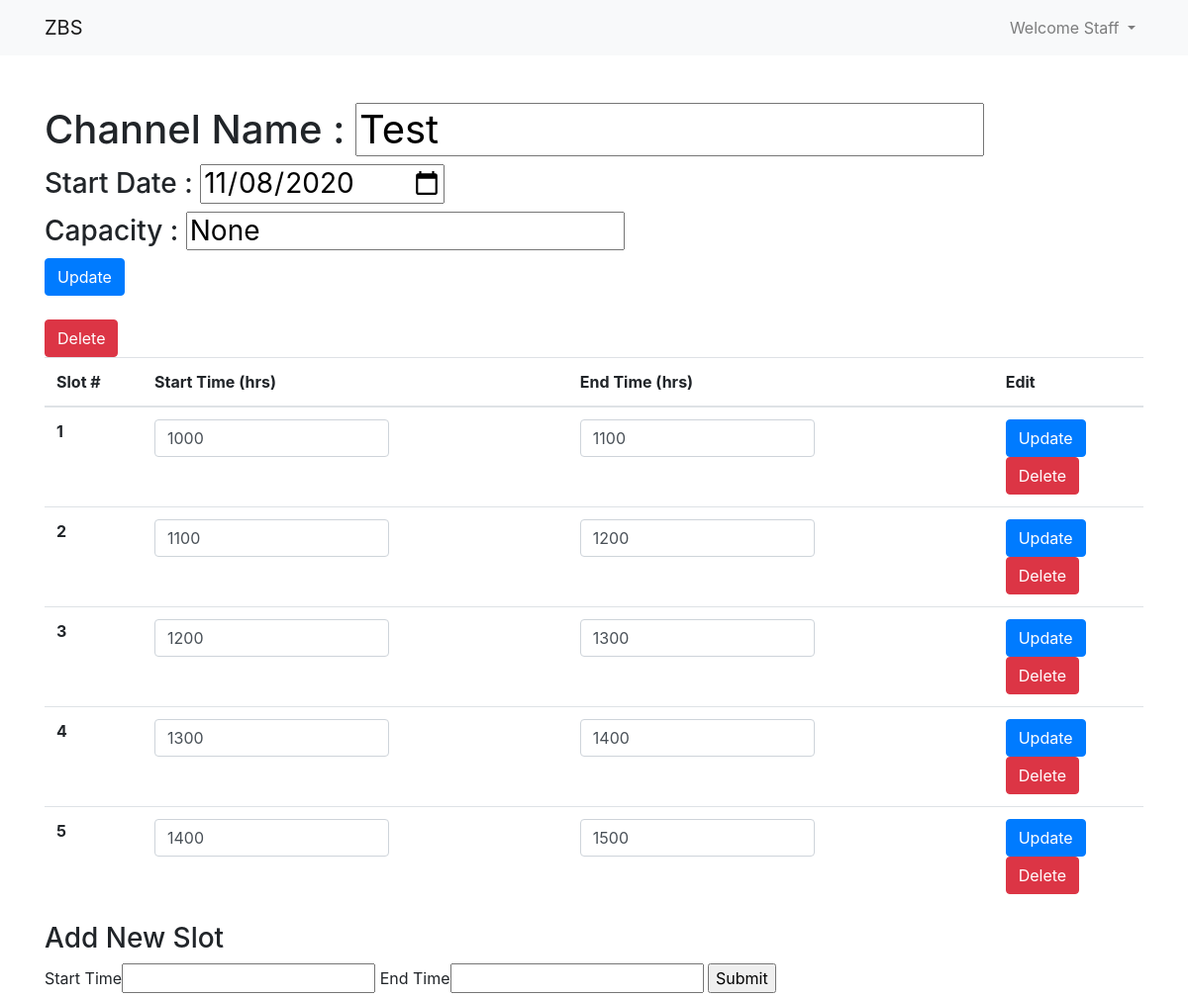
The page /channel/1 (signed in) on the database as committed earlier.
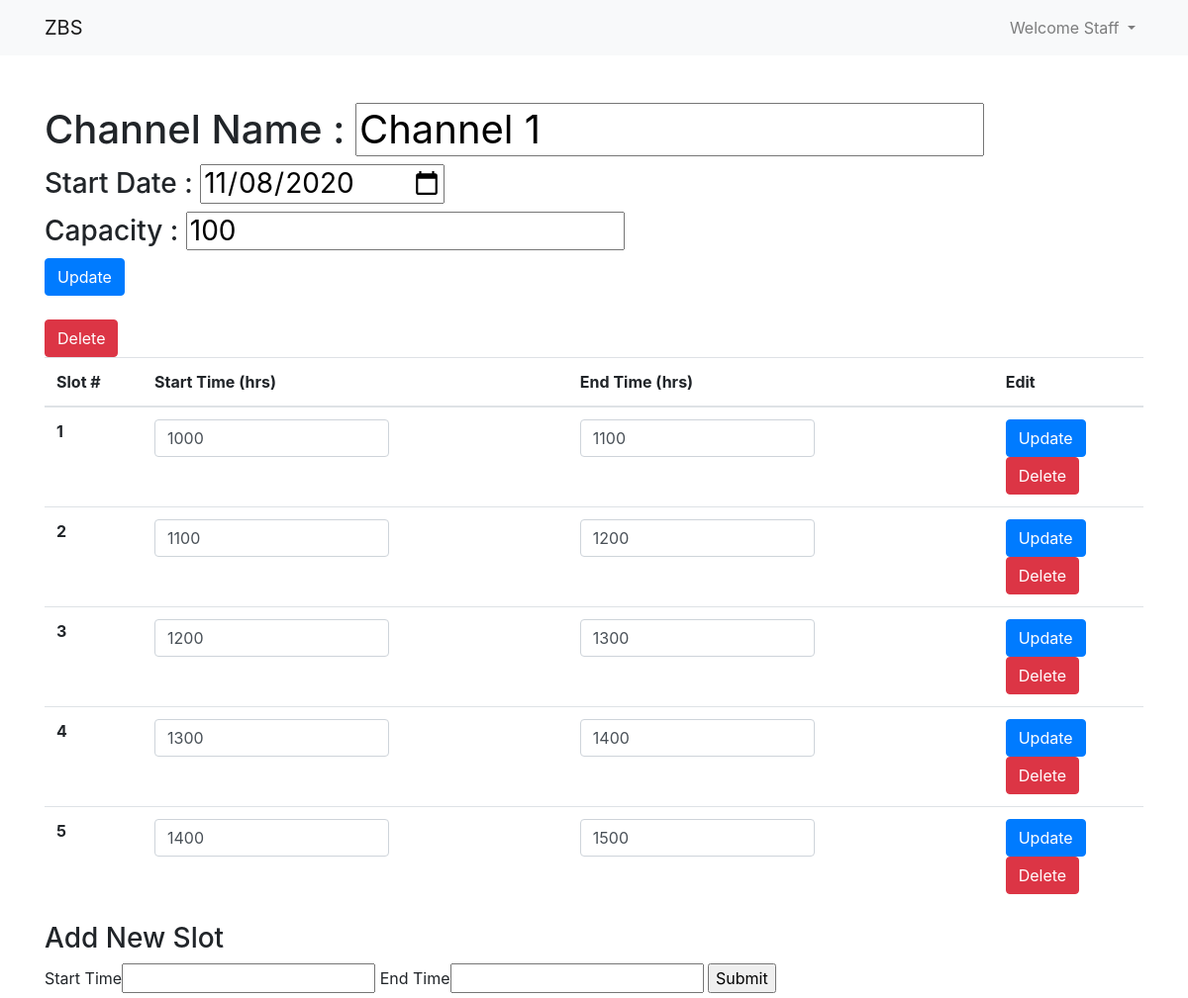
The same page on the database as committed later.
### app.py (models this page shows, shortened)
class Channel(db.Model):
    id = db.Column(db.Integer,primary_key=True)
    name = db.Column(db.String(50))
    capacity = db.Column(db.Integer)
    start_date = db.Column(db.Date)
    slots = db.relationship('Slot', backref='channel')
    bookings = db.relationship('Booking', backref='channel')

### app.py (the view, shortened to what this page needs)
@app.route('/channel/<int:id>', methods=["POST","GET"])
def channel(id):
    channel = Channel.query.filter_by(id=id).first()
    form = CreateSlotForm()
    if channel is not None:
        return render_template('channel.html', channel=channel, form=form)
    else:
        print('Channel Not Found')
        return redirect('/')

### forms.py
class CreateSlotForm(FlaskForm):
    channel_id = HiddenField()
    start_time = StringField("Start Time", validators=[DataRequired()])
    end_time = StringField('End Time', validators=[DataRequired()])
    submit = SubmitField('Submit')

### app.py (called while the page is built)
@login_manager.user_loader
def load_user(user_id):
    return User.query.get(user_id)

### templates/channel.html (shortened to what this page needs)
{% extends 'base.html' %}
{% block body %}
<div class="container mt-5">
    {% if current_user.type == 2 %}
    <h1>Channel Name : {{ channel.name }}</h1>
    <h3>Start Date : {{ channel.start_date }}</h3>
    <h3>Capacity : {{ channel.capacity }}</h3>
    <input id="c_start_date" type="hidden" value="{{ channel.start_date }}">
    <form method="POST" action="{{ url_for('book') }}">
      <input type="hidden" name="user_id" value="{{ current_user.id }}" >
      <input type="hidden" id="channel_id" name="channel_id" value="{{ channel.id }}" >
      <input onchange="handler(event);" id="date" type="date" name="date" required>
      <br>
      {% for slot in channel.slots %}
      <label for="checkbox{{ slot.id }}"> {{ slot }}
        <input class="radio" type="radio" id="checkbox{{ slot.id }}" name="slot_id" value="{{ slot.id }}">
      </label>
      <br>
      {% endfor %}
      <input type="submit" value="Book">
    </form>
    {% elif current_user.type == 1 %}
    <form action="{{ url_for('update_channel') }}" method="POST">
        <h1>Channel Name : <input type="text" name='channel_name' value="{{ channel.name }}"></h1>
        <h3>Start Date : <input type="date" name='start_date' value="{{ channel.start_date }}"></h3>
        <h3>Capacity : <input type="text" name='capacity' value="{{ channel.capacity }}"></h3>
        <input class="btn btn-primary" type="submit" value="Update">
    </form>
    <br>
    <a class="btn btn-danger" href="{{ url_for('delete_channel', id=channel.id) }}">Delete</a>
    <table class="table table-hover">
        <thead>
          <tr>
            <th scope="col">Slot #</th>
            <th scope="col">Start Time (hrs)</th>
            <th scope="col">End Time (hrs)</th>
            <th scope="col">Edit</th>
          </tr>
        </thead>
        <tbody>
          {% for slot in channel.slots %}
          <tr>
            <th scope="row">{{ loop.index }}</th>
            <td>
                <input form="form{{ slot.id }}" name="start_time" type="text" class="form-control col-7" value={{ slot.start_time }} >
            </td>
            <td>
                <input form="form{{ slot.id }}" name="end_time" type="text" class="form-control col-7" value={{ slot.end_time }}>
            </td>
            <td>
              <input class="btn btn-primary" form="form{{ slot.id }}" type="submit" value="Update">
              <form method="POST" action="{{ url_for('slot_delete',id=slot.id) }}">
                <input class="btn btn-danger" type="submit" value="Delete">
              </form>
            </td>
          </tr>
          {% endfor %}
        </tbody>
      </table>
    <h3>Add New Slot</h3>
    <form method="POST">
        {{ form.start_time.label }}{{ form.start_time() }}
        {{ form.end_time.label }}{{ form.end_time() }}
        {{ form.submit() }}
    </form>
    {% endif %}
</div>
{% endblock %}

Rows that differ between the two databases and show on the page:
changed Channel: channel_name "Test" → "Channel 1"; capacity "None" → "100"
